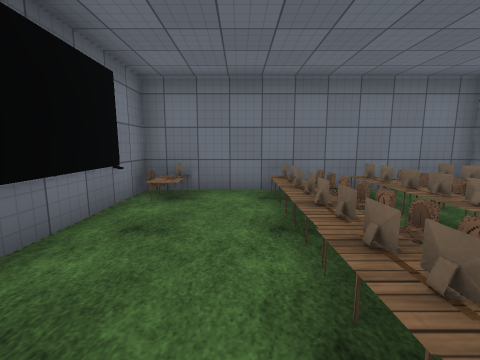
view 1 (above)

22 first-person views from a walk through a 3-D level made in the Unity game engine. The camera is 1.4 m above the floor, tilts 8° down and sees 90° across. The floor is counted in squares, 1.33 m on a side. Each view is taken from the middle of a square. On the plan, view 1 faces up. The plan holds only what a view shows up to about 11 squares ahead; the rest is blank. The place goes on beyond the plan. The player character is not drawn. Some surface patterns are stand-ins.

view 2
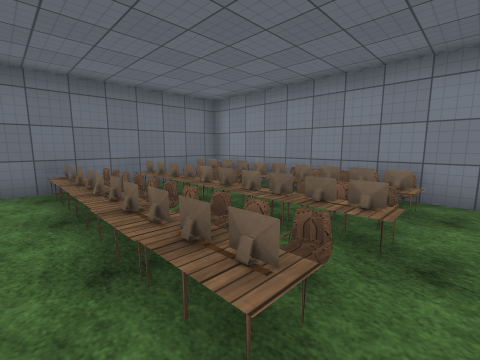

view 3
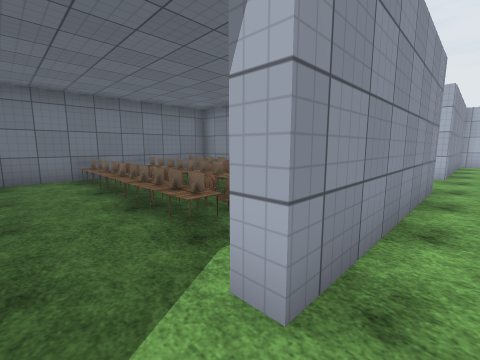

view 4
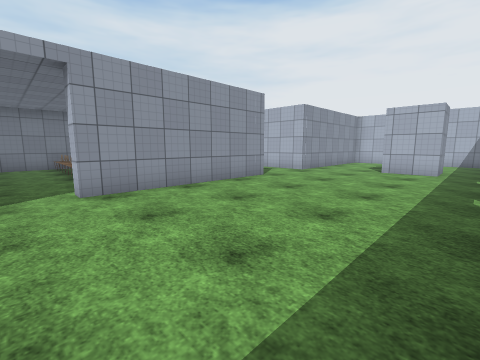

view 5
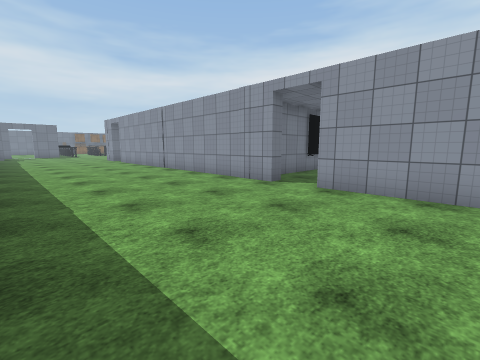

view 6
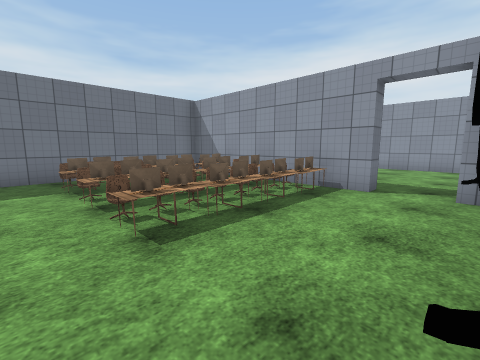

view 7
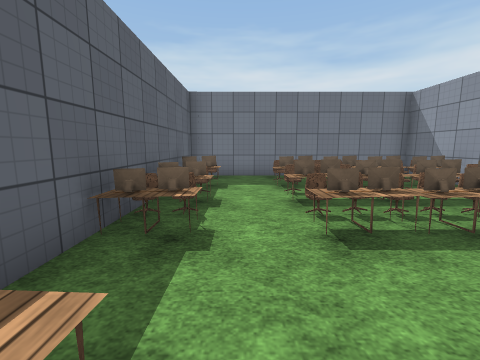

view 8
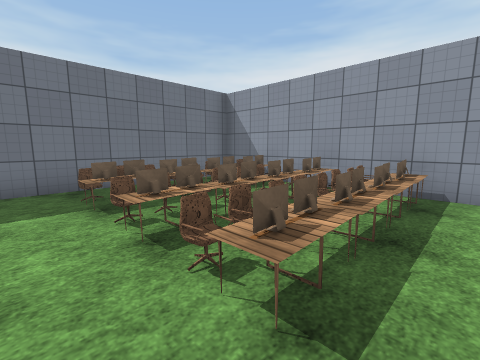

view 9
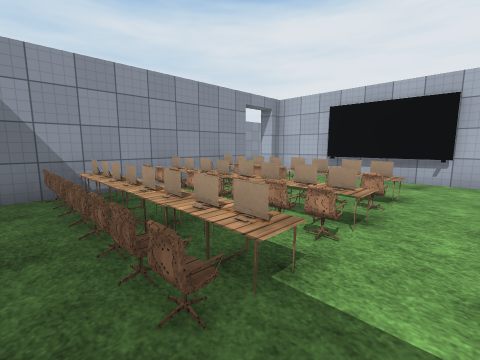

view 10
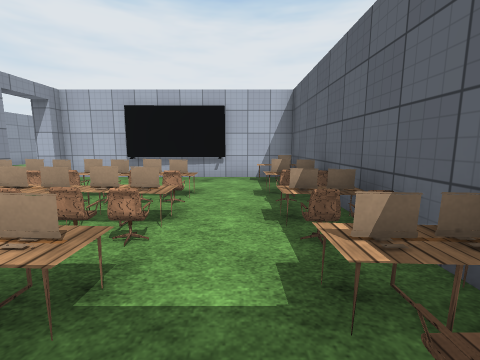

view 11
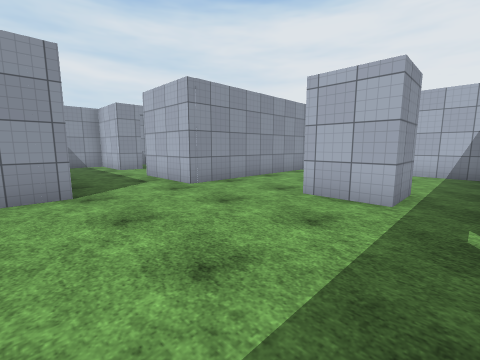

view 12
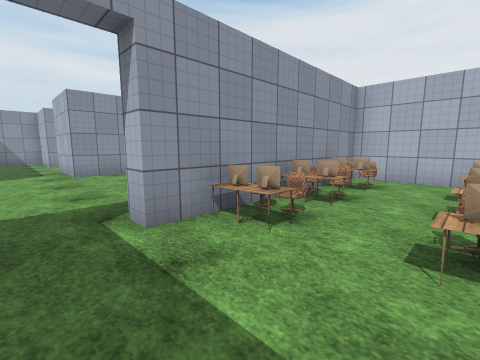

view 13
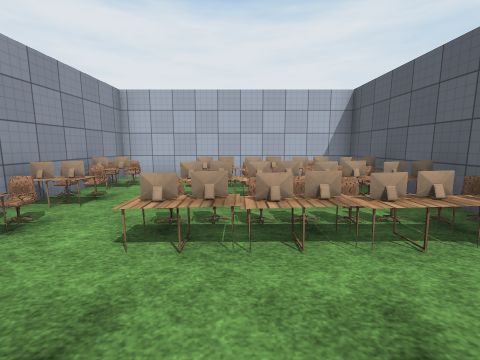

view 14
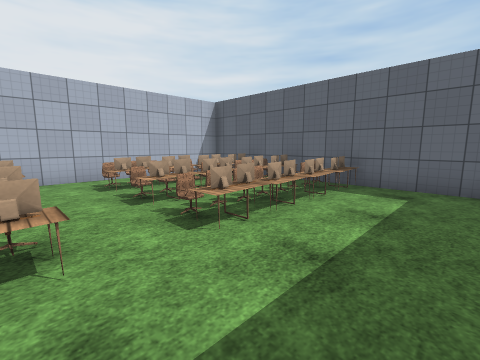

view 15
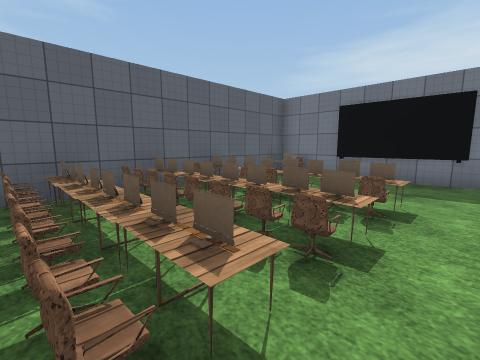

view 16
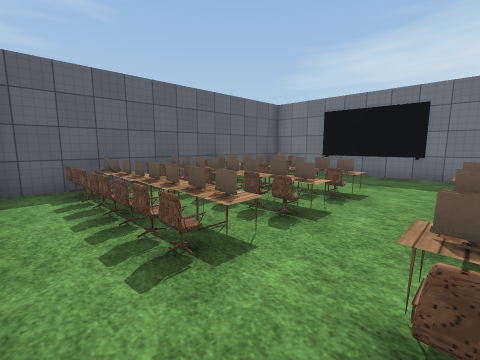

view 17
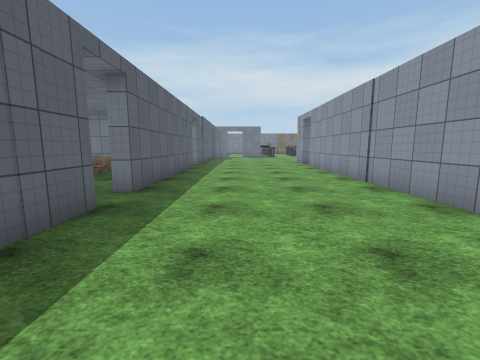

view 18
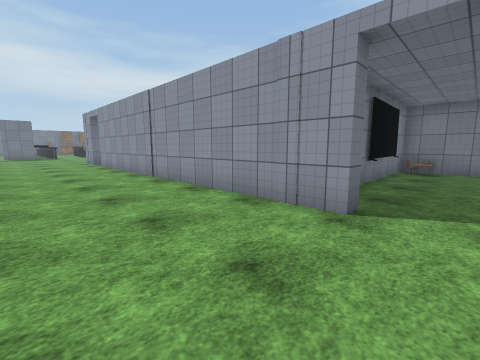

view 19
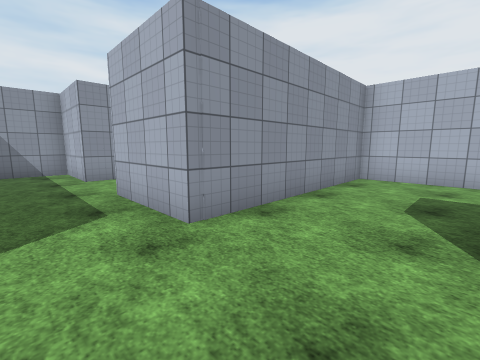

view 20
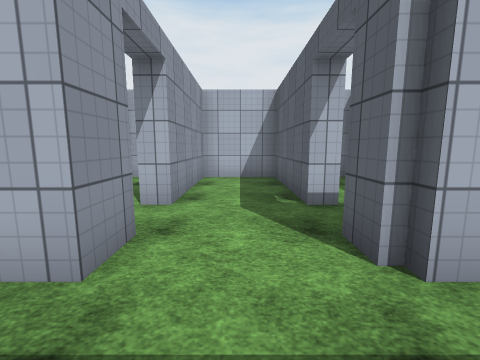

view 21
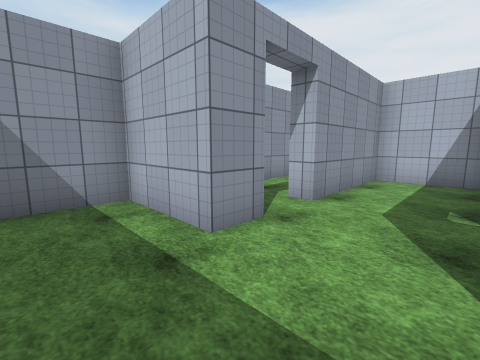

view 22
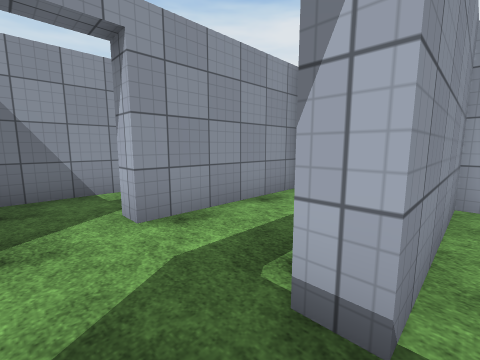

### Floor plan
Key: @ floor where view 1 was taken; # wall or solid block; . main floor; : floor 0.5 m higher than the main floor; + floor 0.75 m higher than the main floor; / step, stairs or slope; = window, fence, low wall or low ledge; T TV; C chair; M computer; A table; O other object.
Columns run from 12 left of view 1 to 16 right of it. Each row starts with its distance up from view 1.
  6           ##################
  5           O..=O/OO#..#....
  4          #.../O/OO#..#..#####
  3           T..///O/#.........#
  2          ##../C//O#.........#
  1          #.../C/CO#.....#####
  0          #..@/CMCO#..#......#
 -1          #........#..#   ...
 -2 ###########..######..########
 -3 ............................#
 -4 ............................#
 -5 ............................#
 -6 ......................#     #
 -7 ......................##....#
 -8 ..........O.................#
 -9 ######.#########.##..MOM#####
-10    ...  #OOO+OAO..#..MAACAO.#
-11   O/    #COO+OM...#...CM.M..#
-12         #MCC+AM..##..MCMCAC.#
-13          MCC+AM..##..OMM.AC.#
-14         #.CC:CM..##..MCMC+..#
-15         #.MCA.A.O.#O.MOMO+C.#
-16         #MCMMCM.A.OO.COMC O.#
-17         #####################

Positions as (right, up) in squares from view 1, and headings:
1: (0, 0), facing up
2: (0, -1), facing up-right
3: (-1, -3), facing up-right
4: (-1, -8), facing up-right
5: (3, -8), facing up-left
6: (5, -15), facing up-left
7: (5, -15), facing left
8: (3, -15), facing up-left
9: (-3, -15), facing up-right
10: (-3, -15), facing right
11: (5, -8), facing up-right
12: (7, -12), facing up-right
13: (7, -13), facing right
14: (7, -10), facing down-right
15: (14, -11), facing down-left
16: (15, -10), facing down-left
17: (-1, -6), facing left
18: (0, -6), facing up-left
19: (7, -5), facing up-right
20: (7, 2), facing right
21: (7, 1), facing up-right
22: (10, 0), facing up-right
